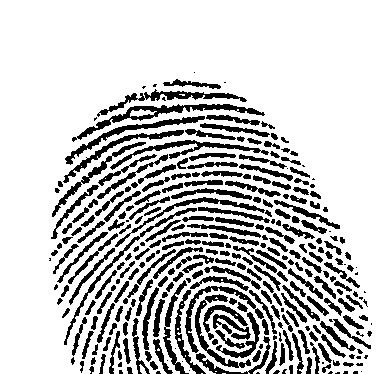
#> input picture dataset/FVC2002/DB1_A/100_6.jpg, 388 x 374 px; its folder holds only this picture in this run
$ python -i enhancer.py   (imports and definitions only)   (older library calls are emulated)
#> lines starting #> are read from the running program, lines starting #| are printed output that depends on the picture
import numpy as np
import cv2

from typing import Tuple, Optional
import numpy as np
import cv2

try:
    from src.preprocessing.gabor import GaborFilterBank, estimate_ridge_frequency
    _GABOR_AVAILABLE = True
except ImportError:
    _GABOR_AVAILABLE = False


# [61 lines left out: function estimate_orientation_field, not called in this run]


_DEFAULT_GABOR_BANK: Optional["GaborFilterBank"] = None


# [51 lines left out: functions _get_default_gabor_bank, enhance_fingerprint, not called in this run]

>>> import cv2
>>> picture = cv2.imread('../../dataset/FVC2002/DB1_A/100_6.jpg', cv2.IMREAD_GRAYSCALE)
#> picture is the input picture: shape (374, 388); min 0, max 255, mean 199.8
>>> result = enhance_fingerprint(picture)
#> in estimate_orientation_field, `sobel_x = cv2.Sobel(image, cv2.CV_32F, 1, 0, ksize=3)`:
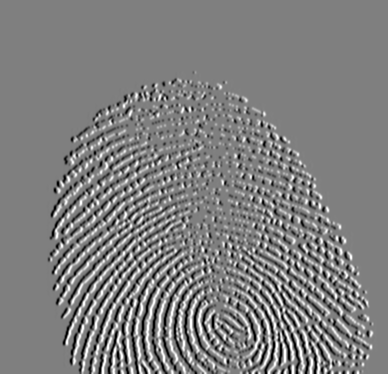
#> sobel_x: shape (374, 388) float32; min -750, max 749, mean 0; drawn with min black and max white
#> in estimate_orientation_field, `sobel_y = cv2.Sobel(image, cv2.CV_32F, 0, 1, ksize=3)`:
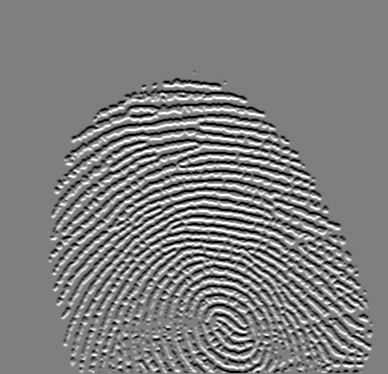
#> sobel_y: shape (374, 388) float32; min -752, max 752, mean -1.8; drawn with min black and max white
#> in estimate_orientation_field, `gxx = sobel_x ** 2`:
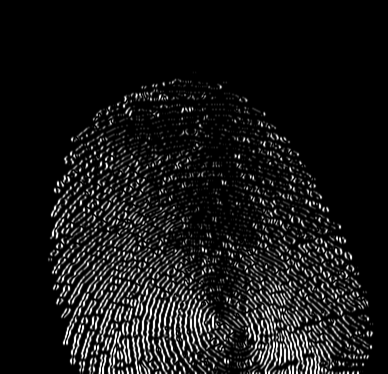
#> gxx: shape (374, 388) float32; min 0, max 562500, mean 50421.4; drawn with min black and max white
#> in estimate_orientation_field, `gyy = sobel_y ** 2`:
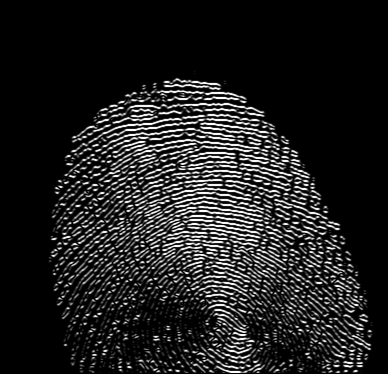
#> gyy: shape (374, 388) float32; min 0, max 565504, mean 72863.3; drawn with min black and max white
#> in estimate_orientation_field, `gxy = sobel_x * sobel_y`:
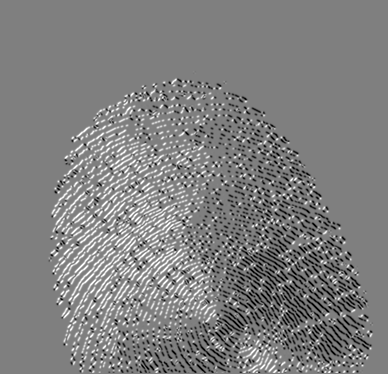
#> gxy: shape (374, 388) float32; min -298116, max 298116, mean 1926.9; drawn with min black and max white
#> after the loop in estimate_orientation_field, `for y in range(0, h, block_size):`:
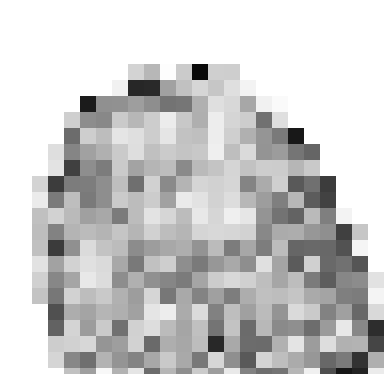
#> coherence: shape (374, 388) float32; min 0.0411, max 1, mean 0.793
#> after the loop in estimate_orientation_field, `for y in range(0, h, block_size):`:
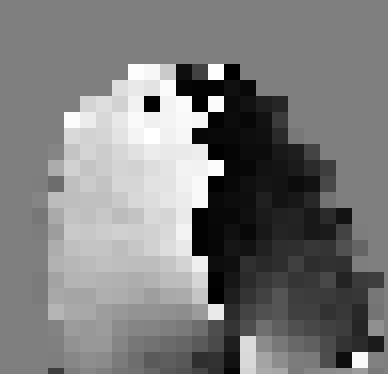
#> orientations: shape (374, 388) float32; min 0.0137, max 3.14, mean 1.53; drawn with min black and max white

$ run again, on dataset/FVC2002/DB1_A/11_4.jpg
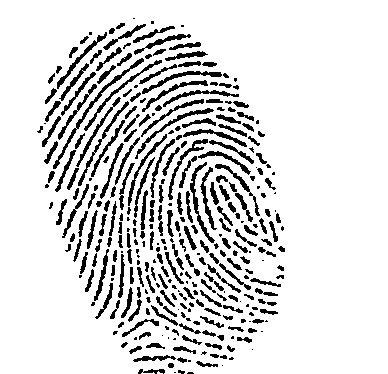
#> input picture dataset/FVC2002/DB1_A/11_4.jpg, 388 x 374 px
#> picture is the input picture: shape (374, 388); min 0, max 255, mean 219.3
#> after the loop in estimate_orientation_field, `for y in range(0, h, block_size):`:
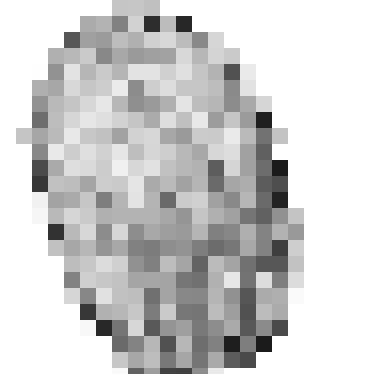
#> coherence: shape (374, 388) float32; min 0.106, max 1, mean 0.812
#> after the loop in estimate_orientation_field, `for y in range(0, h, block_size):`:
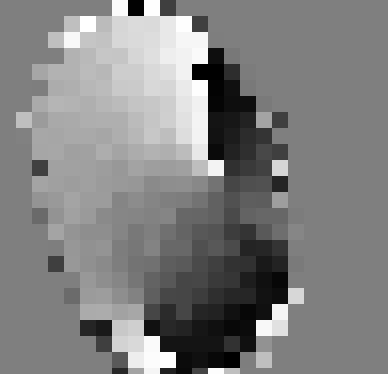
#> orientations: shape (374, 388) float32; min 0.0109, max 3.14, mean 1.59; drawn with min black and max white

$ run again, on dataset/FVC2002/DB1_A/11_6.jpg
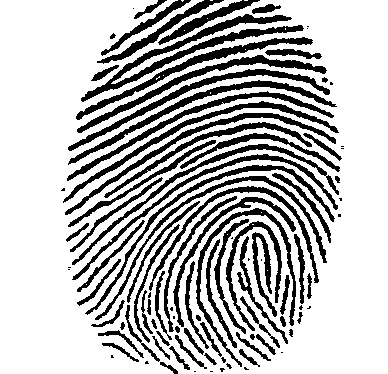
#> input picture dataset/FVC2002/DB1_A/11_6.jpg, 388 x 374 px
#> picture is the input picture: shape (374, 388); min 0, max 255, mean 187.9
#> after the loop in estimate_orientation_field, `for y in range(0, h, block_size):`:
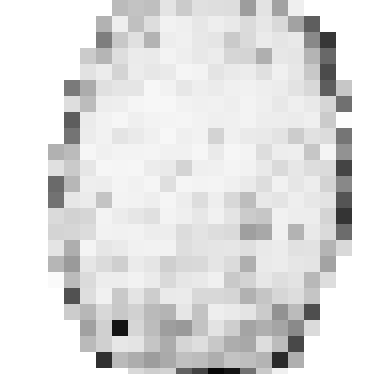
#> coherence: shape (374, 388) float32; min 0.0277, max 1, mean 0.882
#> after the loop in estimate_orientation_field, `for y in range(0, h, block_size):`:
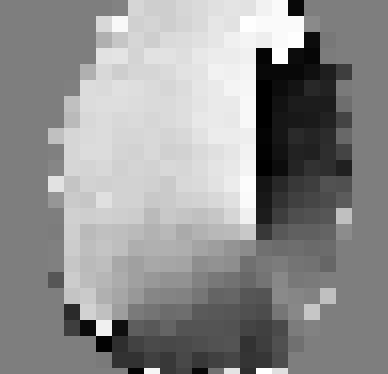
#> orientations: shape (374, 388) float32; min 0.0106, max 3.13, mean 1.78; drawn with min black and max white

$ run again, on dataset/FVC2002/DB1_A/13_1.jpg
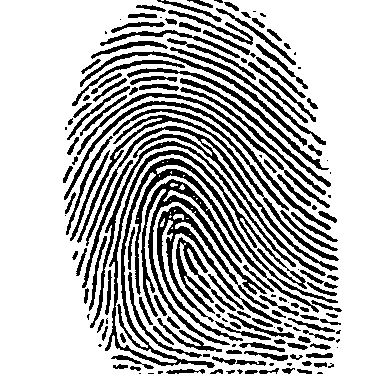
#> input picture dataset/FVC2002/DB1_A/13_1.jpg, 388 x 374 px
#> picture is the input picture: shape (374, 388); min 0, max 255, mean 185
#> after the loop in estimate_orientation_field, `for y in range(0, h, block_size):`:
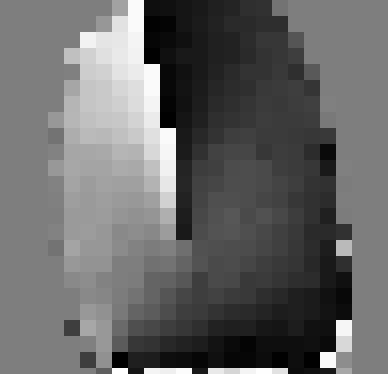
#> orientations: shape (374, 388) float32; min 0.00422, max 3.14, mean 1.27; drawn with min black and max white
